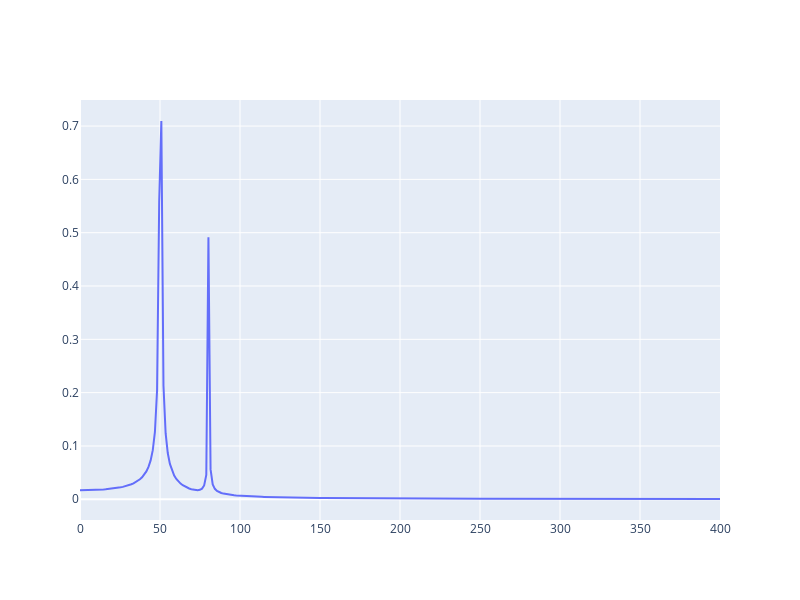

Here is the notebook cell this chart was saved with:
### Code cell
import plotly.offline as py
from plotly.subplots import make_subplots
import plotly.graph_objs as go
import plotly.express as px


import numpy as np
import scipy.fftpack 

# Number of samplepoints 

N = 600 

# sample spacing 

T = 1.0 / 800.0 
x = np.linspace(0.0, N*T, N) 

y = np.sin(50.0 * 2.0*np.pi*x) + 0.5*np.sin(80.0 * 2.0*np.pi*x)

yf = scipy.fftpack.fft(y) 

xf = np.linspace(0.0, 1.0/(2.0*T), int(N/2))

fig = go.Figure()

fig.add_trace(
    go.Scatter( 
            x=xf,
            y=2/N*np.abs(yf[:N//2]),
            name="linear",
            line_shape='linear'
    )
)

fig.update_layout(height=600, width=800, showlegend=False)    
fig.show()

### Figure 1 — Plotly figure (JSON) as saved in the notebook; plotly's stock layout.template omitted (floating-point values rounded to 4 significant figures; data arrays with more than 128 entries replaced by an {"elided": "..."} marker saying what was removed)
{"data": [{"line": {"shape": "linear"}, "name": "linear", "type": "scatter", "x": {"elided": "300 float values"}, "y": {"elided": "300 float values"}}], "layout": {"height": 600, "showlegend": false, "width": 800}}
